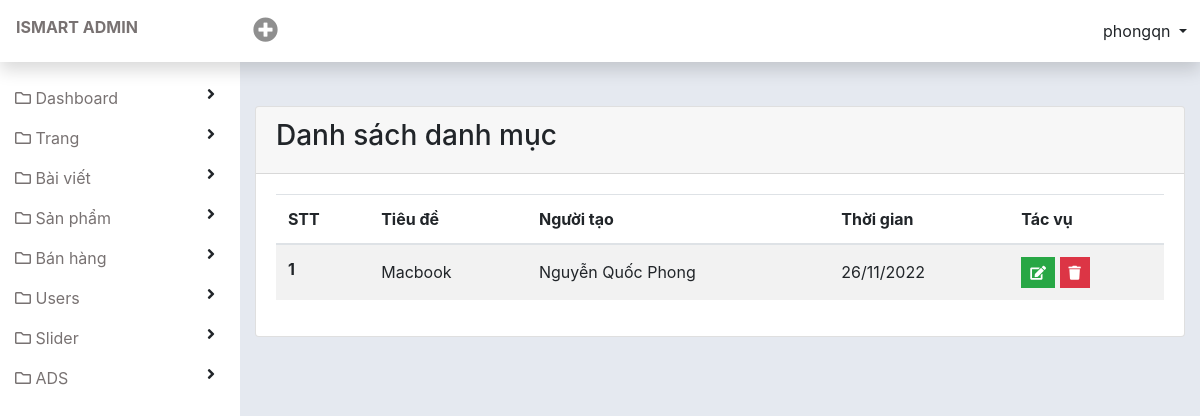
The app's page /admin/index.php?mod=post&controller=indexCategory (signed in) with its own data.
### tables this page shows
CREATE TABLE `tbl_category` (
  `cat_id` int(11) NOT NULL,
  `cat_title` varchar(255) NOT NULL,
  `cat_link` varchar(255) NOT NULL,
  `parent_id` int(11) NOT NULL,
  `level` int(11) NOT NULL,
  `creator` varchar(255) NOT NULL,
  `created_at` int(11) NOT NULL,
  `updated_at` int(11) NOT NULL,
  `update_user` varchar(50) NOT NULL
);

### admin/libraries/database.php (called while the page is built, shortened)
<?php
function db_query($query_string)
{
    global $conn;
    $result = mysqli_query($conn, $query_string);
    return $result;
}
function db_fetch_array($query_string)
{
    $result = array();
    $mysqli_result = db_query($query_string);
    while ($row = mysqli_fetch_assoc($mysqli_result)) {
        $result[] = $row;
    }
    return $result;
}

### admin/modules/post/models/indexCategoryModel.php (called while the page is built, shortened)
<?php
function get_list_category(){
    return db_fetch_array("SELECT * FROM `tbl_category`");
}

### admin/modules/post/controllers/indexCategoryController.php (called while the page is built, shortened)
<?php
function indexAction()
{
    $list_category = get_list_category();
    $data = array(
        'list_category' => $list_category
    );
    load_view('indexCategory', $data);
}

### admin/core/router.php (called while the page is built, shortened)
<?php
$action_name = get_action() . 'Action';
call_function(array('construct', $action_name));

### admin/core/appload.php (called while the page is built, shortened)
<?php
require CONFIGPATH . DIRECTORY_SEPARATOR . 'database.php';
require LIBPATH . DIRECTORY_SEPARATOR . 'database.php';
require COREPATH . DIRECTORY_SEPARATOR . 'base.php';
require COREPATH . DIRECTORY_SEPARATOR . 'router.php';

### admin/index.php (called while the page is built, shortened)
<?php
require COREPATH.DIRECTORY_SEPARATOR.'appload.php';

### admin/libraries/users.php (called while the page is built, shortened)
<?php
function is_login()
{
    if (isset($_SESSION['is_login']))
        return true;
    return false;
}

### admin/modules/post/views/indexCategoryView.php (the view, shortened to what this page needs)
<div id="page-body" class="d-flex">
    <div id="wp-content">
        <div class="container-fluid py-5">
            <div class="card">
                <div class="card-header font-weight-bold">
                    <h3>Danh sách danh mục</h3>
                </div>
                <div class="card-body">
                    <?php
                    if (!empty($list_category)) {
                    ?>
                        <table class="table table-striped">
                            <thead>
                                <tr>
                                    <th scope="col">STT</th>
                                    <th scope="col">Tiêu đề</th>
                                    <th scope="col">Người tạo</th>
                                    <th scope="col">Thời gian</th>
                                    <th scope="col">Tác vụ</th>
                                </tr>
                            </thead>
                            <tbody>
                            <tbody>
                                <?php
                                $temp = 0;
                                foreach ($list_category as $item) {
                                    if ($item['parent_id'] == 3) {
                                        $temp++;
                                ?>
                                        <tr>
                                            <th scope="row"><?php echo $temp; ?></th>
                                            <td><?php echo $item['cat_title']; ?></td>
                                            <td><?php echo $item['creator']; ?></td>
                                            <td><?php if (!empty($item['updated_at'])) {
                                                    echo date('d/m/Y', $item['updated_at']);
                                                } else
                                                    echo date('d/m/Y', $item['created_at']); ?>
                                            </td>
                                            <td>
                                                <a href="<?php echo "?mod=post&controller=indexCategory&action=update&cat_id={$item['cat_id']}"; ?>" class="btn btn-success btn-sm rounded-0 text-white" type="button" data-toggle="tooltip" data-placement="top" title="Edit"><i class="fa fa-edit"></i></a>
                                                <a href="<?php echo "?mod=post&controller=indexCategory&action=delete&cat_id={$item['cat_id']}"; ?>" class="btn btn-danger btn-sm rounded-0 text-white" type="button" data-toggle="tooltip" data-placement="top" title="Delete"><i class="fa fa-trash"></i></a>
                                            </td>
                                        </tr>
                            </tbody>
                    <?php
                                    }
                                }
                    ?>
                        </table>
                    <?php
                    }
                    ?>
                </div>
            </div>
        </div>
    </div>
</div>
</div>

### admin/core/base.php (shortened to what this page needs)
<?php
function get_module()
{
    global $config;
    $module = isset($_GET['mod']) ? $_GET['mod'] : $config['default_module'];
    return $module;
}
function call_function($list_function = array())
{
    if (is_array($list_function)) {
        foreach ($list_function as $f) {
            if (function_exists($f())) {
                $f();
            }
        }
    }
}
function load_view($name, $data_send = array())
{
    $data = $data_send;
    $path = MODULESPATH . DIRECTORY_SEPARATOR . get_module() . DIRECTORY_SEPARATOR . 'views' . DIRECTORY_SEPARATOR . $name . 'View.php';
    if (file_exists($path)) {
        require $path;
    } else {
        echo "Không tìm thấy {$path}";
    }
}
function get_header($name = '')
{
    global $data;
    if (empty($name)) {
        $name = 'header';
    } else {
        $name = "header-{$name}";
    }
    $path = LAYOUTPATH . DIRECTORY_SEPARATOR . $name . '.php';
    if (file_exists($path)) {
        if (is_array($data)) {
            foreach ($data as $key => $a) {
                $$key = $a;
            }
        }
        require $path;
    } else {
        echo "Không tìm thấy {$path}";
    }
}
function get_footer($name = '')
{
    global $data;
    if (empty($name)) {
        $name = 'footer';
    } else {
        $name = "footer-{$name}";
    }
    $path = LAYOUTPATH . DIRECTORY_SEPARATOR . $name . '.php';
    if (file_exists($path)) {
        if (is_array($data)) {
            foreach ($data as $key => $a) {
                $$key = $a;
            }
        }
        require $path;
    } else {
        echo "Không tìm thấy {$path}";
    }
}
function get_sidebar($name = '')
{
    global $data;
    if (empty($name)) {
        $name = 'sidebar';
    } else {
        $name = "sidebar-{$name}";
    }
    $path = LAYOUTPATH . DIRECTORY_SEPARATOR . $name . '.php';
    if (file_exists($path)) {
        if (is_array($data)) {
            foreach ($data as $key => $a) {
                $$key = $a;
            }
        }
        require $path;
    } else {
        echo "Không tìm thấy {$path}";
    }
}

### admin/public/css/style.css (style rules this page uses)
a { color: #787272; }
#wp-content { flex: auto; min-height: 100vh; padding-top: 3.625rem; padding-left: 15rem; }
#page-body { background-color: #e5e9f0; }
.table tr td { vertical-align: middle; }

### records on screen
tbl_category: cat_title "Macbook", creator "Nguyễn Quốc Phong", created_at "26/11/2022"
